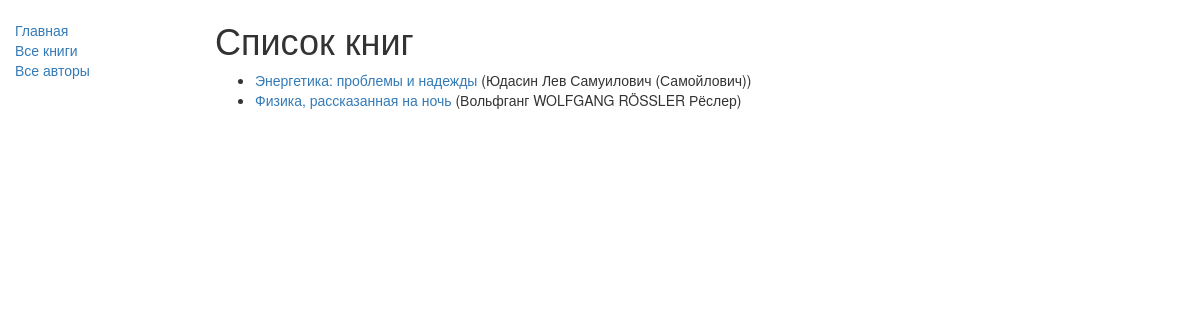
/catalog/books/, run on the app's committed database.
### catalog/models.py (models this page shows, shortened)
class Book(models.Model):
    class Meta:
        verbose_name = "Книга"
        verbose_name_plural = "Книги"
    title = models.CharField(
        "Название книги",
        max_length=200
    )
    author = models.ForeignKey(
        'Author',
        on_delete=models.SET_NULL,
        null=True
    )
    summary = models.TextField(
        max_length=1000,
        help_text="Введите краткое описание книги"
    )
    isbn = models.CharField(
        'ISBN',
        max_length=13,
        help_text='13 символов <a href="https://www.isbn-international.org/content/what-isbn">ISBN number</a>'
    )
    genre = models.ManyToManyField(
        Genre,
        help_text="Выберите жанры для этой книги"
    )
    language = models.ForeignKey(
        Language,
        help_text="выберите язык на котором написана книга",
        on_delete=models.SET_NULL,
        null=True
    )
    def get_absolute_url(self):
        return f'{self.id}'
    def display_genre(self):
        """
        Создать строку перечисления жанров.
        Это требуется для отображения жанров книги в админке
        """
        return ', '.join([ genre.name for genre in self.genre.all()[:3] ])
    display_genre.short_description = 'Жанр'

class Author(models.Model):
    class Meta:
        verbose_name = "Автор"
        verbose_name_plural = "Авторы"
        ordering = []
    NAME_STYLE = (
        ('lt', 'латинский'),
        ('ru', 'славянский'),
        ('ch', 'азиатско-китайский'),
        ('ar', 'арабский'),
        ('tr', 'тюрко и монгольский')
    )
    last_name = models.CharField(
        'Фамилия (насаб)',
        max_length=100,
        help_text="имя семейное (фамилия или ряд ибн для арабоговорящих) "
    )
    first_name = models.CharField(
        'Имя (алам)',
        max_length=100,
        help_text="имя данное при рождении"
    )
    middle_name = models.CharField(
        'Второе имя (среднее, прозвище, псевдоним))',
        max_length=100,
        blank=True,
        help_text="религиозное имя или титул, прозвище, достижение для арабоговорящих"
    )
    patronymic = models.CharField(
        'Отчество (нисба)',
        max_length=100,
        blank=True,
        help_text="склоняемое имя отца для восточнославянских народов, не склоняемое имя отца для тюркоговорящих народов или место рождения, религиозная принадлежность для арабоговорящих"
    )
    style_name = models.CharField(
        "стиль написания имени",
        max_length=2,
        choices=NAME_STYLE,
        blank=True,
        default='ru',
        help_text='выберите стиль написания полного имени автора'
    )
    date_of_birth = models.DateField(
        "дата рождения",
        null=True,
        blank=True
    )
    date_of_death = models.DateField(
        'дата смерти',
        null=True,
        blank=True
    )
    def get_full_name(self):
        if self.style_name == "lt":
            return f'{self.first_name} {self.middle_name} {self.last_name}'
        elif self.style_name == "ru":
            return f'{self.last_name} {self.first_name} {self.patronymic}'
        elif self.style_name == "ch":
            return f'{self.last_name} {self.first_name}'
        elif self.style_name == "tr":
            return f'{self.first_name}-{self.patronymic} {self.last_name}'
        else:
            return f'{self.first_name} {self.middle_name} {self.last_name}'
    get_full_name.short_description = "полное имя"
    def __str__(self):
        return self.get_full_name()

### catalog/views.py (the view)
# urls.py: path(r'books/', views.BookListView.as_view(), name='books'),
class BookListView(ListView):
    model = Book

### catalog/templates/catalog/book_list.html
{% extends "base_generic.html" %}
{% block content %}
    <h1>Список книг</h1>
    {% if book_list %}
    <ul>
      {% for book in book_list %}
      <li>
        <a href="{{ book.get_absolute_url }}">{{ book.title }}</a> ({{book.author}})
      </li>
      {% endfor %}
    </ul>
    {% else %}
      <p>Книг в библиотеке нет, еще</p>
    {% endif %}
{% endblock %}

### data on the page
Book: title "Энергетика: проблемы и надежды", author "Юдасин Лев Самуилович (Самойлович)"
Book: title "Физика, рассказанная на ночь", author "Вольфганг WOLFGANG RÖSSLER Рёслер"
